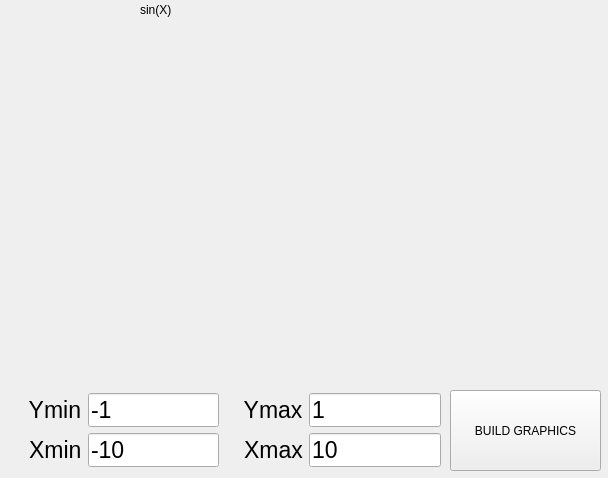
<?xml version="1.0" encoding="UTF-8"?>
<ui version="4.0">
 <class>Graph</class>
 <widget class="QWidget" name="Graph">
  <property name="geometry">
   <rect>
    <x>0</x>
    <y>0</y>
    <width>608</width>
    <height>478</height>
   </rect>
  </property>
  <property name="windowTitle">
   <string>Form</string>
  </property>
  <widget class="QCustomPlot" name="widget" native="true">
   <property name="geometry">
    <rect>
     <x>10</x>
     <y>30</y>
     <width>591</width>
     <height>361</height>
    </rect>
   </property>
  </widget>
  <widget class="QLabel" name="func_graph_">
   <property name="geometry">
    <rect>
     <x>140</x>
     <y>0</y>
     <width>461</width>
     <height>20</height>
    </rect>
   </property>
   <property name="text">
    <string>sin(X)</string>
   </property>
  </widget>
  <widget class="QPushButton" name="build_graphics">
   <property name="geometry">
    <rect>
     <x>450</x>
     <y>390</y>
     <width>151</width>
     <height>81</height>
    </rect>
   </property>
   <property name="text">
    <string>BUILD GRAPHICS</string>
   </property>
  </widget>
  <widget class="QWidget" name="gridLayoutWidget">
   <property name="geometry">
    <rect>
     <x>10</x>
     <y>390</y>
     <width>431</width>
     <height>41</height>
    </rect>
   </property>
   <layout class="QGridLayout" name="gridLayout">
    <property name="spacing">
     <number>6</number>
    </property>
    <item row="0" column="2">
     <widget class="QLabel" name="label_ymax">
      <property name="font">
       <font>
        <pointsize>17</pointsize>
       </font>
      </property>
      <property name="text">
       <string>   Ymax</string>
      </property>
     </widget>
    </item>
    <item row="0" column="1">
     <widget class="QLineEdit" name="y_min">
      <property name="font">
       <font>
        <pointsize>17</pointsize>
       </font>
      </property>
      <property name="text">
       <string>-1</string>
      </property>
     </widget>
    </item>
    <item row="0" column="0">
     <widget class="QLabel" name="label_ymin">
      <property name="font">
       <font>
        <pointsize>17</pointsize>
       </font>
      </property>
      <property name="text">
       <string>   Ymin</string>
      </property>
     </widget>
    </item>
    <item row="0" column="3">
     <widget class="QLineEdit" name="y_max">
      <property name="font">
       <font>
        <pointsize>17</pointsize>
       </font>
      </property>
      <property name="text">
       <string>1</string>
      </property>
     </widget>
    </item>
   </layout>
  </widget>
  <widget class="QWidget" name="gridLayoutWidget_2">
   <property name="geometry">
    <rect>
     <x>10</x>
     <y>430</y>
     <width>431</width>
     <height>41</height>
    </rect>
   </property>
   <layout class="QGridLayout" name="gridLayout_2">
    <property name="spacing">
     <number>6</number>
    </property>
    <item row="0" column="0">
     <widget class="QLabel" name="label_xmin">
      <property name="font">
       <font>
        <pointsize>17</pointsize>
       </font>
      </property>
      <property name="text">
       <string>   Xmin</string>
      </property>
     </widget>
    </item>
    <item row="0" column="2">
     <widget class="QLabel" name="label_xmax">
      <property name="font">
       <font>
        <pointsize>17</pointsize>
       </font>
      </property>
      <property name="text">
       <string>   Xmax</string>
      </property>
     </widget>
    </item>
    <item row="0" column="1">
     <widget class="QLineEdit" name="x_min">
      <property name="font">
       <font>
        <pointsize>17</pointsize>
       </font>
      </property>
      <property name="text">
       <string>-10</string>
      </property>
     </widget>
    </item>
    <item row="0" column="3">
     <widget class="QLineEdit" name="x_max">
      <property name="font">
       <font>
        <pointsize>17</pointsize>
       </font>
      </property>
      <property name="text">
       <string>10</string>
      </property>
     </widget>
    </item>
   </layout>
  </widget>
 </widget>
 <customwidgets>
  <customwidget>
   <class>QCustomPlot</class>
   <extends>QWidget</extends>
   <header>qcustomplot.h</header>
   <container>1</container>
  </customwidget>
 </customwidgets>
 <resources/>
 <connections/>
</ui>
